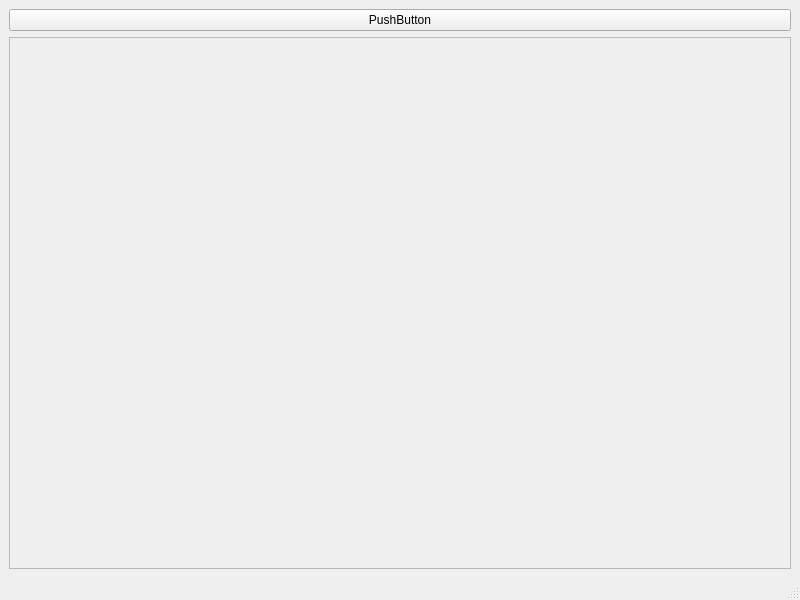
<?xml version="1.0" encoding="UTF-8"?>
<ui version="4.0">
 <class>MainWindow</class>
 <widget class="QMainWindow" name="MainWindow">
  <property name="geometry">
   <rect>
    <x>0</x>
    <y>0</y>
    <width>800</width>
    <height>600</height>
   </rect>
  </property>
  <property name="windowTitle">
   <string>MainWindow</string>
  </property>
  <widget class="QWidget" name="centralwidget">
   <layout class="QVBoxLayout" name="verticalLayout">
    <item>
     <widget class="QPushButton" name="pushButton">
      <property name="text">
       <string>PushButton</string>
      </property>
     </widget>
    </item>
    <item>
     <widget class="QFrame" name="frame">
      <property name="frameShape">
       <enum>QFrame::StyledPanel</enum>
      </property>
      <property name="frameShadow">
       <enum>QFrame::Raised</enum>
      </property>
      <layout class="QVBoxLayout" name="verticalLayout_2">
       <item>
        <layout class="QHBoxLayout" name="horizontalLayout"/>
       </item>
      </layout>
     </widget>
    </item>
   </layout>
  </widget>
  <widget class="QMenuBar" name="menubar">
   <property name="geometry">
    <rect>
     <x>0</x>
     <y>0</y>
     <width>800</width>
     <height>25</height>
    </rect>
   </property>
  </widget>
  <widget class="QStatusBar" name="statusbar"/>
 </widget>
 <resources/>
 <connections/>
</ui>
